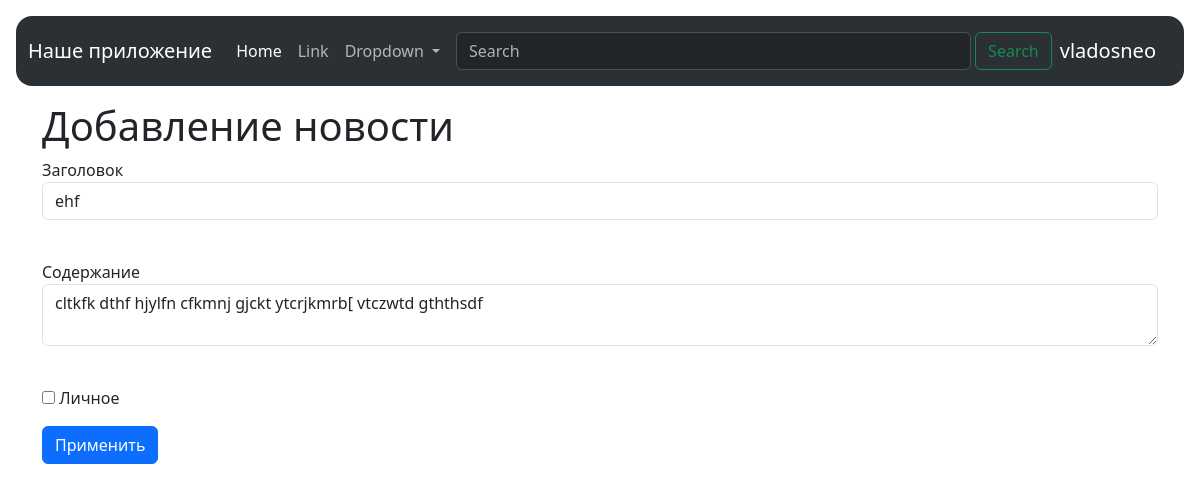
The app's page /news/1 (signed in) with its own data.
### data/users.py (models this page shows, shortened)
class User(SqlAlchemyBase, UserMixin):
    __tablename__ = 'users'
    id = sqlalchemy.Column(sqlalchemy.Integer, primary_key=True, autoincrement=True)
    name = sqlalchemy.Column(sqlalchemy.String, nullable=True)
    about = sqlalchemy.Column(sqlalchemy.String, nullable=True)
    email = sqlalchemy.Column(sqlalchemy.String, index=True, unique=True, nullable=True)
    hashed_password = sqlalchemy.Column(sqlalchemy.String, nullable=True)
    created_date = sqlalchemy.Column(sqlalchemy.DateTime, default=datetime.datetime.now)
    news = orm.relationship("News", back_populates='user')

### data/news.py (models this page shows)
class News(SqlAlchemyBase):
    __tablename__ = 'news'
    id = sqlalchemy.Column(sqlalchemy.Integer, primary_key=True, autoincrement=True)
    title = sqlalchemy.Column(sqlalchemy.String, nullable=True)
    content = sqlalchemy.Column(sqlalchemy.String, nullable=True)
    created_date = sqlalchemy.Column(sqlalchemy.DateTime, default=datetime.datetime.now)
    is_private = sqlalchemy.Column(sqlalchemy.Boolean, default=True)
    user_id = sqlalchemy.Column(sqlalchemy.Integer, sqlalchemy.ForeignKey("users.id"))
    user = orm.relationship('User')
    categories = orm.relationship("Category", secondary="association", backref="news")

### main.py (the view, shortened to what this page needs)
@app.route('/news/<int:id>', methods=['GET', 'POST'])
@login_required
def edit_news(id):
    form = NewsForm()
    if request.method == "GET":
        db_sess = db_session.create_session()
        news = db_sess.query(News).filter(News.id == id, News.user == current_user).first()
        if news:
            form.title.data = news.title
            form.content.data = news.content
            form.is_private.data = news.is_private
        else:
            abort(404)
    return render_template('news.html', title='Редактирование новости', form=form)

### forms/news.py
class NewsForm(FlaskForm):
    title = StringField('Заголовок', validators=[DataRequired()])
    content = TextAreaField("Содержание")
    is_private = BooleanField("Личное")
    submit = SubmitField('Применить')

### data/db_session.py (called while the page is built)
def create_session() -> Session:
    global __factory
    return __factory()

### main.py (called while the page is built)
@login_manager.user_loader
def load_user(user_id):
    db_sess = db_session.create_session()
    return db_sess.query(User).get(user_id)

### templates/news.html (shortened to what this page needs)
{% extends "base.html" %}
{% block content %}
    <h1>Добавление новости</h1>
    <form action="" method="post">
        <p>
            {{ form.title.label }}<br>
            {{ form.title(class="form-control") }}<br>
        </p>
        <p>
            {{ form.content.label }}<br>
            {{ form.content(class="form-control") }}<br>
        </p>
        <p>{{ form.is_private() }} {{ form.is_private.label }}</p>
        <p>{{ form.submit(type="submit", class="btn btn-primary") }}</p>
    </form>
{% endblock %}

### templates/base.html (shortened to what this page needs)
<!DOCTYPE html>
<html lang="en">
<head>
    <link href="https://cdn.jsdelivr.net/npm/bootstrap@5.3.8/dist/css/bootstrap.min.css" rel="stylesheet"
>
    <link rel="stylesheet" href="https://cdn.jsdelivr.net/npm/bootstrap-icons@1.11.3/font/bootstrap-icons.min.css">
</head>
<body>
    <header>
    <div class="container-fluid p-3" data-bs-theme="dark">
        <nav class="navbar navbar-expand-lg bg-body-tertiary rounded-4">
            <div class="container-fluid">
              <a class="navbar-brand" href="#">Наше приложение</a>
              <div class="collapse navbar-collapse" id="navbarSupportedContent">
                <ul class="navbar-nav me-auto mb-2 mb-lg-0">
                  <li class="nav-item">
                    <a class="nav-link active" aria-current="page" href="#">Home</a>
                  </li>
                  <li class="nav-item">
                    <a class="nav-link" href="#">Link</a>
                  </li>
                  <li class="nav-item dropdown">
                    <a class="nav-link dropdown-toggle" href="#" role="button" data-bs-toggle="dropdown" aria-expanded="false">
                      Dropdown
                    </a>
                  </li>
                </ul>
                <form class="d-flex flex-grow-1 p-2" role="search">
                  <input class="form-control me-1" type="search" placeholder="Search" aria-label="Search"/>
                  <button class="btn btn-outline-success" type="submit">Search</button>
                </form>
                {% if current_user.is_authenticated %}
                    <a class="navbar-brand" href="/logout">{{ current_user.name }}</a>
                {% else %}
                    <div class="btn-group p-1" role="group" aria-label="Базовый пример">
                      <a href="/register" class="btn btn-primary">Регистрация</a>
                      <a href="/login" class="btn btn-success">Вход</a>
                    </div>
                {% endif %}
              </div>
            </div>
        </nav>
    </div>
    </header>
    <main role="main" class="container">
        {% block content %}{% endblock %}
    </main>
</body>
</html>

### records on screen
User: name "vladosneo"
News: title "ehf", content "cltkfk dthf hjylfn cfkmnj gjckt ytcrjkmrb[ vtczwtd gththsdf"
